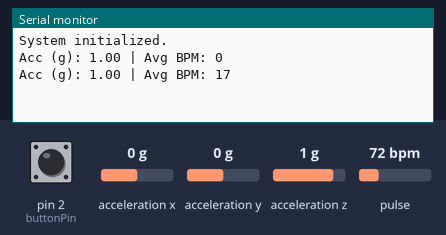
Recording of a sketch running on a simulated Arduino Mega 2560, built with avr-gcc and run on an emulated ATmega2560. Parts: the last lines printed to the serial monitor. The test bench sets the inputs (shaded band); at power-on: pin 2 (buttonPin) HIGH, acceleration x 0 g, acceleration y 0 g, acceleration z 1 g, pulse 72 bpm.

Above: at 1.2 s.
1.3 s: pin 2 (buttonPin) pulled LOW for 0.15 s
At 1.8 s:
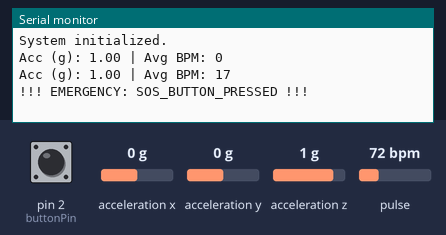
2.9 s: acceleration x set to -1.4 g
At 3.7 s:
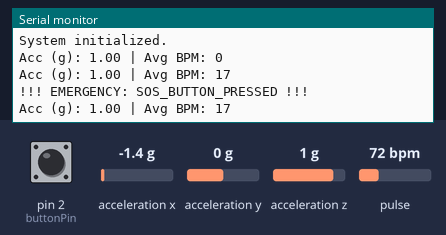
4.4 s: acceleration y set to -1.4 g
At 4.4 s:
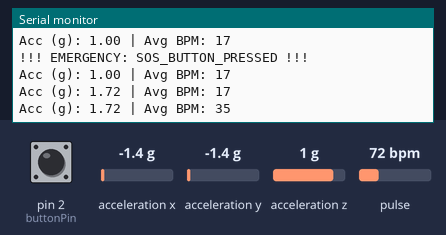
5.9 s: acceleration z set to -1.4 g
At 6.3 s:
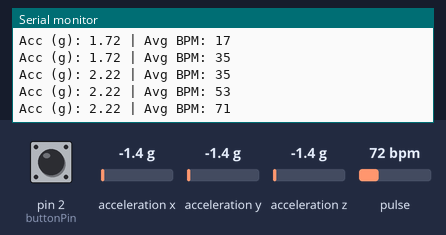
7.4 s: pulse set to 42 bpm
At 7.8 s:
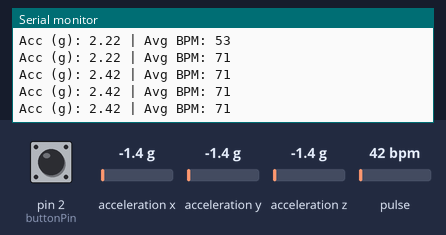
Timing chart, 0 to 9.9 s (numbered marks = the images above; inputs shaded):
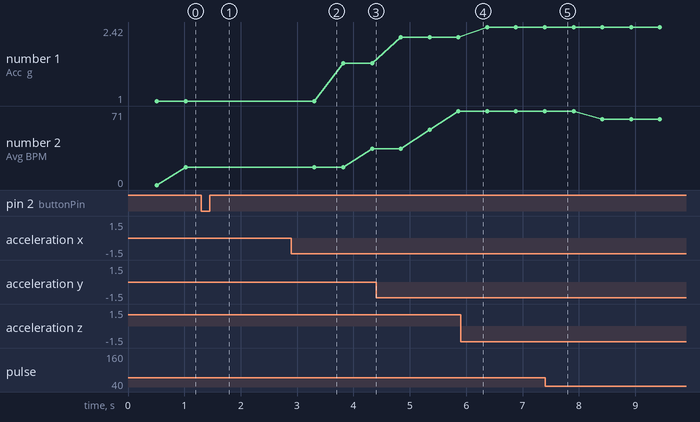

The sketch:

ProjectSaveAID.ino
```cpp
#include <Wire.h>
#include <Adafruit_Sensor.h>
#include <Adafruit_ADXL345_U.h>
#include "MAX30105.h"
#include "heartRate.h"

// ---------------- ADXL345 ----------------
Adafruit_ADXL345_Unified accel = Adafruit_ADXL345_Unified(12345);

// ---------------- MAX30105 ----------------
MAX30105 particleSensor;

// --- Threshold Settings ---
const float FALL_THRESHOLD_LOW = 0.5;   // Free-fall (g)
const float FALL_THRESHOLD_HIGH = 2.5;  // Impact (g)
const int HR_LOW_LIMIT = 45;
const int HR_HIGH_LIMIT = 130;
bool freeFallDetected = false;
unsigned long freeFallTime = 0;

const unsigned long FALL_WINDOW = 600; // ms


// --- Heart Rate Variables ---
const byte RATE_SIZE = 4;
byte rates[RATE_SIZE];
byte rateSpot = 0;
long lastBeat = 0;
float beatsPerMinute;
int beatAvg;

const int buttonPin = 2;
// ---- Heart Rate Emergency Timing ----
const unsigned long HR_CONFIRM_TIME = 13000; // 7 seconds

bool hrAbnormal = false;
unsigned long hrAbnormalStart = 0;

void setup() {
  Serial.begin(9600);
  Serial1.begin(115200);  // To ESP8266

  pinMode(buttonPin, INPUT_PULLUP);
  Wire.begin();

  // Initialize ADXL345
  if (!accel.begin()) {
    Serial.println("ADXL345 not detected!");
    while (1);
  }

  accel.setRange(ADXL345_RANGE_16_G);  // Needed for fall impact

  // Initialize MAX30105
  particleSensor.begin(Wire, I2C_SPEED_FAST);
  particleSensor.setup();
  particleSensor.setPulseAmplitudeRed(0);
  particleSensor.setPulseAmplitudeIR(0x1F);

  Serial.println("System initialized.");
}

void triggerEmergency(String reason) {
  Serial.println("!!! EMERGENCY: " + reason + " !!!");
  Serial1.println("EMERGENCY_ALERT");
  delay(2000); // prevent spamming
}

void loop() {
  // ---------- 1. FALL DETECTION (ADXL345) ----------
  // ---------- FALL DETECTION (IMPROVED) ----------
sensors_event_t event;
accel.getEvent(&event);

// Convert to G
float ax = event.acceleration.x / 9.81;
float ay = event.acceleration.y / 9.81;
float az = event.acceleration.z / 9.81;

float totalAcc = sqrt(ax * ax + ay * ay + az * az);

// Stage 1: Detect free fall (low G)
if (totalAcc < FALL_THRESHOLD_LOW && !freeFallDetected) {
  freeFallDetected = true;
  freeFallTime = millis();
}

// Stage 2: Detect impact shortly after free fall
if (freeFallDetected) {
  if (totalAcc > FALL_THRESHOLD_HIGH &&
      millis() - freeFallTime < FALL_WINDOW) {

    triggerEmergency("FALL_DETECTED");
    freeFallDetected = false;
  }

  // Timeout → cancel
  if (millis() - freeFallTime > FALL_WINDOW) {
    freeFallDetected = false;
  }
}


  // ---------- 2. HEART RATE ----------
  long irValue = particleSensor.getIR();
  if (checkForBeat(irValue)) {
    long delta = millis() - lastBeat;
    lastBeat = millis();
    beatsPerMinute = 60 / (delta / 1000.0);

    if (beatsPerMinute < 220 && beatsPerMinute > 30) {
      rates[rateSpot++] = (byte)beatsPerMinute;
      rateSpot %= RATE_SIZE;

      beatAvg = 0;
      for (byte i = 0; i < RATE_SIZE; i++) beatAvg += rates[i];
      beatAvg /= RATE_SIZE;

      // ---- Abnormal heart rate detection with delay ----
      if (beatAvg > HR_HIGH_LIMIT || beatAvg < HR_LOW_LIMIT) {
        if (!hrAbnormal) {
          hrAbnormal = true;
          hrAbnormalStart = millis();  // start timer
        } else if (millis() - hrAbnormalStart >= HR_CONFIRM_TIME) {
          triggerEmergency("ABNORMAL_HEART_RATE");
          hrAbnormal = false;  // reset after emergency
        }
      } else {
        // Heart rate back to normal
        hrAbnormal = false;
      }
    }
  }


  // ---------- 3. SOS BUTTON ----------
  if (digitalRead(buttonPin) == LOW) {
    triggerEmergency("SOS_BUTTON_PRESSED");
  }

  // ---------- LOGGING ----------
  static unsigned long lastLog = 0;
  if (millis() - lastLog > 500) {
    Serial.print("Acc (g): ");
    Serial.print(totalAcc);
    Serial.print(" | Avg BPM: ");
    Serial.println(beatAvg);
    lastLog = millis();
  }
}
```

Measured:
- after the input at 1.3 s, the serial monitor: prints a new line at once (image 1)
- plotted number 1: 1 → 1.72 after the input at 2.9 s, 1.72 → 2.22 after the input at 4.4 s, 2.22 → 2.42 after the input at 5.9 s
- plotted number 2: 71 → 63 after the input at 7.4 s
